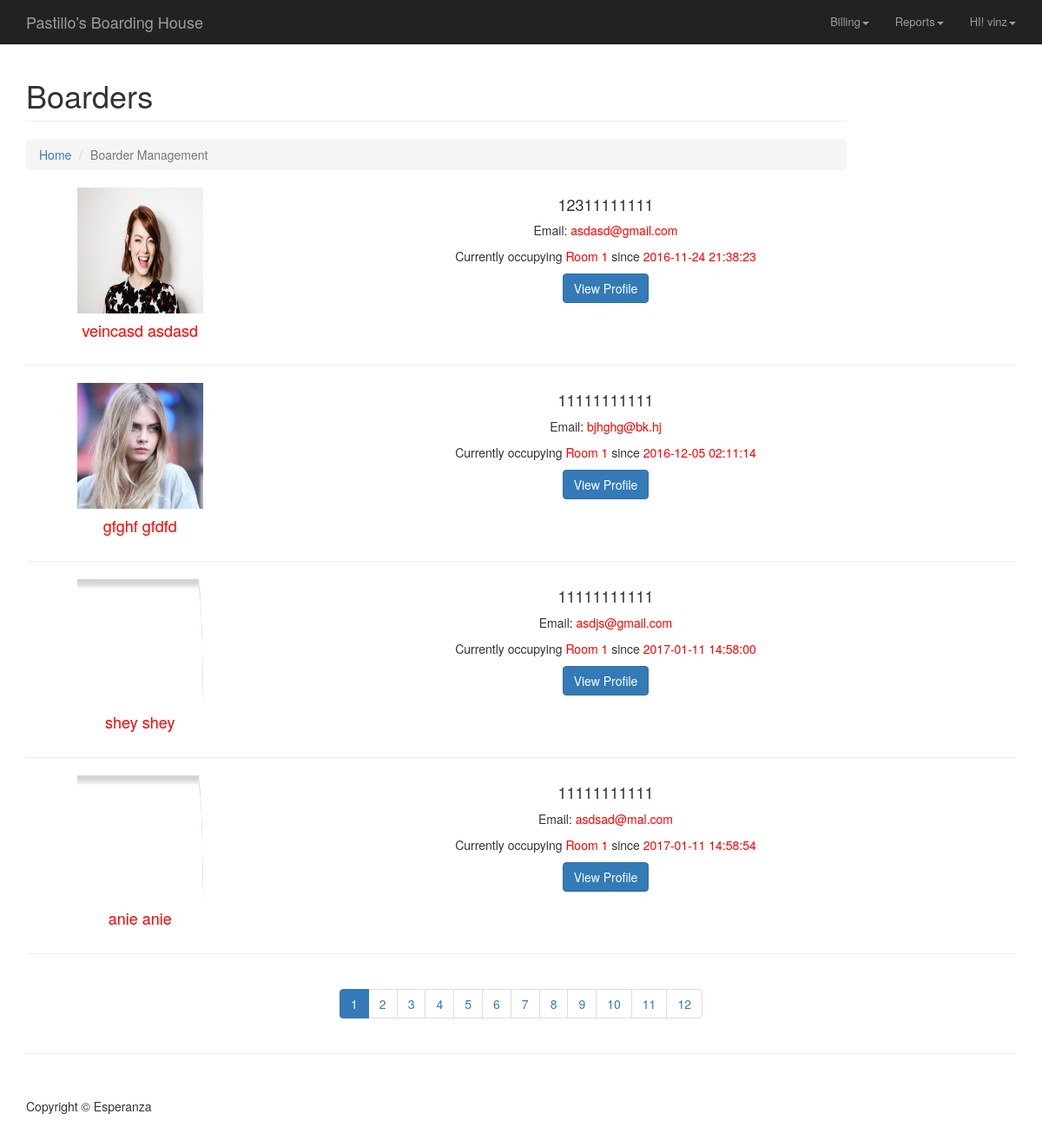
The app's page /boarder_management/boarder.php (signed in) with its own data.
### tables this page shows
CREATE TABLE `tenant` (
  `tenantID` int(11) NOT NULL,
  `fname` varchar(32) NOT NULL,
  `lname` varchar(32) NOT NULL,
  `address` varchar(128) NOT NULL,
  `contactNum` varchar(16) NOT NULL,
  `username` varchar(32) NOT NULL,
  `passwrd` char(40) NOT NULL,
  `gender` int(11) NOT NULL,
  `birthDate` datetime NOT NULL,
  `emergencyContactNum` varchar(16) NOT NULL,
  `emailAddress` varchar(64) NOT NULL,
  `dateStart` datetime NOT NULL,
  `displayPic` varchar(64) NOT NULL,
  `roomID` int(11) NOT NULL
);

### boarder_management/boarder.php (the view, shortened to what this page needs)
<html lang="en">
<head>
    <link href="../_css/bootstrap.min.css" rel="stylesheet">
    <link href="../_css/modern-business.css" rel="stylesheet">
    <link href="../_font-awesome/css/font-awesome.min.css" rel="stylesheet" type="text/css">
</head>
<body>
   <?php include_once("../_includes/navbar.php"); ?>
    <div class="container">
        <div class="row">
            <div class="col-lg-10">
                <h1 class="page-header">Boarders</h1>
                <ol class="breadcrumb">
                    <li><a href="#">Home</a>
                    </li>
                    <li class="active">Boarder Management</li>
                </ol>
            </div>
        </div>
		<?php
			$queryA = "SELECT * FROM tenant WHERE roomID=1";
			$resultA = mysql_query($queryA) or die(mysql_error());
			while($rowA = mysql_fetch_array($resultA)) {
				$tenantID = $rowA['tenantID'];
				$fname = $rowA['fname'];
				$lname = $rowA['lname'];
				$contactNum = $rowA['contactNum'];
				$roomID = $rowA['roomID'];
				$dateStart = $rowA['dateStart'];
				$displayPic = $rowA['displayPic'];
				$emailAddress = $rowA['emailAddress'];
			?>
				<div class="row">
					<div class="col-md-3">
						<a href="uploads/<?php echo $displayPic; ?>">
							<center><img style="width: 145px; height: 145px" class="img-responsive img-hover" src="uploads/<?php echo $displayPic; ?>" alt=""></center>
						</a>
							<center><h4 style="color: red"><?php echo $fname . " " . $lname; ?></h4></center>
					</div>
					<div class="col-md-8">
						<center>
						<h4><?php echo $contactNum; ?></h4>
						<p>Email: <span style="color: red"><?php echo $emailAddress; ?></span></p>
						<p>Currently occupying <span style="color: red">Room <?php echo $roomID; ?></span> since <span style="color: red"><?php echo $dateStart; ?></span></p>
						<a class="btn btn-primary" href="userprof.php?id=<?php echo $tenantID; ?>">View Profile</i></a></center>
					</div>
				</div>
				<hr>
		<?php
			}
		?>
        <div class="row text-center">
            <div class="col-lg-12">
                <ul class="pagination">
                    <li class="active">
                        <a href="boarder.php">1</a>
                    </li>
                    <li>
                        <a href="boarder_page.php?room=2">2</a>
                    </li>
                    <li>
                        <a href="boarder_page.php?room=3">3</a>
                    </li>
                    <li>
                        <a href="boarder_page.php?room=4">4</a>
                    </li>
                    <li>
                        <a href="boarder_page.php?room=5">5</a>
                    </li>
					<li>
                        <a href="boarder_page.php?room=6">6</a>
                    </li>
					<li>
                        <a href="boarder_page.php?room=7">7</a>
                    </li>
					<li>
                        <a href="boarder_page.php?room=8">8</a>
                    </li>
					<li>
                        <a href="boarder_page.php?room=9">9</a>
                    </li>
					<li>
                        <a href="boarder_page.php?room=10">10</a>
                    </li>
					<li>
                        <a href="boarder_page.php?room=11">11</a>
                    </li>
					<li>
                        <a href="boarder_page.php?room=12">12</a>
                    </li>
                </ul>
            </div>
        </div>
        <hr>
        <footer>
            <div class="row">
                <div class="col-lg-12">
                    <p>Copyright &copy; Esperanza</p>
                </div>
            </div>
        </footer>
    </div>
</body>
</html>

### _css/modern-business.css (style rules this page uses)
html, body { height: 100%; }
body { padding-top: 50px; }
footer { margin: 50px 0; }

### _includes/style-navbar.css (style rules this page uses)
* { -webkit-transition: all 0.4s; -moz-transition: all 0.4s; -ms-transition: all 0.4s; -o-transition: all 0.4s; transition: all 0.4s; }

### records on screen
tenant: displayPic (picture), fname "veincasd", lname "asdasd", contactNum "12311111111", emailAddress "asdasd@gmail.com", roomID "1", dateStart "2016-11-24 21:38:23"
tenant: displayPic (picture), fname "gfghf", lname "gfdfd", contactNum "11111111111", emailAddress "bjhghg@bk.hj", roomID "1", dateStart "2016-12-05 02:11:14"
tenant: displayPic (picture), fname "shey", lname "shey", contactNum "11111111111", emailAddress "asdjs@gmail.com", roomID "1", dateStart "2017-01-11 14:58:00"
tenant: displayPic (picture), fname "anie", lname "anie", contactNum "11111111111", emailAddress "asdsad@mal.com", roomID "1", dateStart "2017-01-11 14:58:54"

### other values on screen
$name "vinz"
